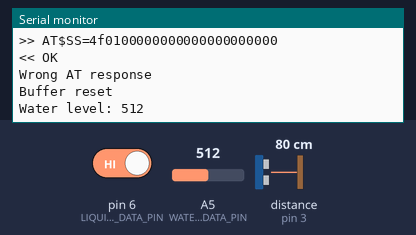
A sketch run on a simulated Arduino Uno, built with avr-gcc and run on an emulated ATmega328P. Parts: the last lines printed to the serial monitor. Wiring (inferred from the names in the program): ultrasonic range finder: trigger pin 2; echo pin 3. The inputs (shaded band) are chosen by the test bench; at power-on: A5 (WATER_LEVEL_SENSOR_DATA_PIN) = 512, pin 6 (LIQUID_PRESENCE_SENSOR_DATA_PIN) HIGH, distance to the obstacle (sensor on pin 3) 80 cm. The echo pulse lasts 58.3 µs per cm; the modem accepts every AT command (registered, SIM ready, sends succeed) and sends nothing else.

Above: at 11.2 s.
11.3 s: A5 (WATER_LEVEL_SENSOR_DATA_PIN) set to 988
At 13.39 s:
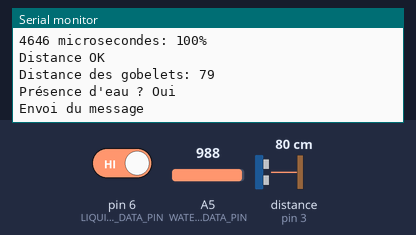
20.0 s: A5 (WATER_LEVEL_SENSOR_DATA_PIN) set to 1010
At 21.7 s:
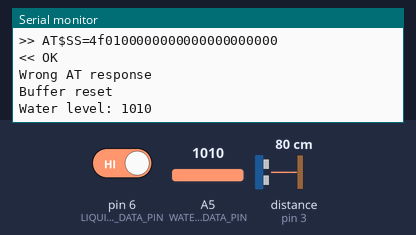
Timing chart, 0 to 23.2 s (numbered marks = the images above; inputs shaded):
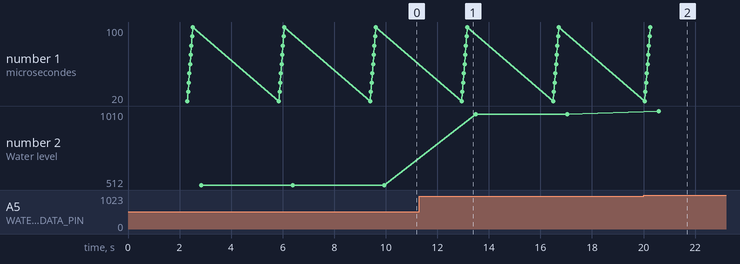

The sketch:

fontaine.ino
```cpp
#include "akeru.h"

#define DISTANCE_SENSOR_TRIG_PIN 2 // Le pin du capteur qui envoie l'ultrason
#define DISTANCE_SENSOR_ECHO_PIN 3 // Le pin du capteur qui reçoit l'impulsion
#define LIQUID_PRESENCE_SENSOR_DATA_PIN 6 // Le pin qui reçoit le signal du capteur de présence de liquide
#define SIGFOX_TX 5
#define SIGFOX_RX 4
#define WATER_LEVEL_SENSOR_DATA_PIN A5

#define CM 1      //Centimeter
#define INC 0     //Inch


Akeru akeru(SIGFOX_RX, SIGFOX_TX);
char sigfoxMessage[12];

void setup() {
  // On setup nos PIN en entrée/sorite
  pinMode(DISTANCE_SENSOR_TRIG_PIN,OUTPUT);
  pinMode(DISTANCE_SENSOR_ECHO_PIN,INPUT);
  pinMode(LIQUID_PRESENCE_SENSOR_DATA_PIN, INPUT);
  pinMode(WATER_LEVEL_SENSOR_DATA_PIN, INPUT);

  analogReference(EXTERNAL);

  // Initialisation du modem Sigfox
  akeru.begin();
  akeru.echoOn();

  memset(sigfoxMessage, 0, 12);

  Serial.begin(9600);      // init serial 9600
  Serial.println("---------------Intell'eau----------------");
}

void loop() {
  char distance = getDistance();
  char liquidPresence = getLiquidPresence();

  Serial.print("Distance des gobelets: ");
  Serial.println(distance, DEC);
  Serial.print("Présence d'eau ? ");
  if ( liquidPresence == 1 ) {
    Serial.println("Oui");
  } else {
    Serial.println("Non");
  }

  sigfoxMessage[0] = distance;
  sigfoxMessage[1] = liquidPresence;

  sendData();

  Serial.print("Water level: ");
  Serial.println(analogRead(WATER_LEVEL_SENSOR_DATA_PIN));
  delay(3000);
}

// getDistance renvoie la distance mesurée par le capteur à ultrasons sur une moyenne de 50 émissions
char getDistance() {
  Serial.print("Calcul de la distance: ");
  long acc = 0;
  int measuresCount = 10;

  for ( int i = 0 ; i < measuresCount ; i++ ) {
    long microseconds = getDistanceFromSensor(); // Ici, dans microseconds on stocke la durée qu'a mis le signal à nous revenir

    acc += microseconds;
    delay(1);

    Serial.print(microseconds);
    Serial.print(" microsecondes: ");
    Serial.print((i+1)*100/measuresCount);
    Serial.println("% ");
  }

  Serial.println("Distance OK");

  long distance_cm = computeDistance(acc/measuresCount, CM); // A partir de cette durée on calcule la distance

  return distance_cm;
}

char computeDistance(long time, int flag) {
  char distance;
  if(flag)
    distance = time / 29.4 / 2  ;  // Distance_CM  = ((Duration of high level)*(Sonic :340m/s))/2
                                   //              = ((Duration of high level)*(Sonic :0.034 cm/us))/2
                                   //              = ((Duration of high level)/(Sonic :29.4 cm/us))/2
  else
    distance = time / 74 / 2;      // INC

  return distance;
}

long getDistanceFromSensor() { // Fonction 100% pompée sur le net qui calcule la distance en fonction du temps de réception de l'onde
  digitalWrite(DISTANCE_SENSOR_TRIG_PIN, LOW);
  delayMicroseconds(2);
  digitalWrite(DISTANCE_SENSOR_TRIG_PIN, HIGH);                   // On envoie une vague d'ultrasons
  delayMicroseconds(10);
  digitalWrite(DISTANCE_SENSOR_TRIG_PIN, LOW);                    // On coupe l'émission des ultrasons
  long microseconds = pulseIn(DISTANCE_SENSOR_ECHO_PIN, HIGH);    // On attend de recevoir un signal sur le micro, la fonction nous renvoie sa durée d'attente dans un long

  return microseconds;
}

char getLiquidPresence() {
  char level = digitalRead(LIQUID_PRESENCE_SENSOR_DATA_PIN);

  return level;
}

void sendData() {
  Serial.println("Envoi du message");
  // On envoie le message dans notre backend Sigfox et on reset tous les octets dans sigfoxMessage
  String msg = akeru.toHex(sigfoxMessage, 12);

  if ( akeru.sendPayload(msg) ) {
    Serial.println("Message envoyé");
  }

  memset(sigfoxMessage, 0, 12);
  Serial.println("Buffer reset");
}
```

akeru.cpp
```cpp
/* Akeru.h - v4 [2016.07.29]
 *
 * Copyleft Snootlab 2016 - inspired by TD1208 lib by IoTHerd (C) 2016
 *
 * Akeru is a library for Sigfox TD1208 use with the Arduino platform.
 * The library is designed to use SoftwareSerial library for serial communication between TD1208 module and Arduino.
 * Current library coverage is:
 *	 - AT command
 *	 - Sigfox payload transfer
 *	 - TD1208 temperature read
 *	 - TD1208 ID read
 *	 - TD1208 supply voltage read
 *	 - TD1208 hardware version read
 *	 - TD1208 firmware version read
 *	 - TD1208 power read
 *	 - TD1208 power set
 *   - TD1208 downlink request
 *   - Data conversion in hexadecimal
 */

#include "akeru.h"

Akeru::Akeru(unsigned int rx, unsigned int tx)
{
	serialPort = new SoftwareSerial(rx, tx);
	_lastSend = -1;
}

void Akeru::echoOn()
{
	_cmdEcho = true;
}

void Akeru::echoOff()
{
	_cmdEcho = false;
}

bool Akeru::begin()
{
	// Let the modem warm up a bit
	delay(2000);
	_lastSend = -1;

	// Check TD1208 communication
	if (sendAT()) return true;
	else return false;
}

bool Akeru::isReady()
{
	// IMPORTANT WARNING. PLEASE READ BEFORE MODIFYING THE CODE
	//
	// The Sigfox network operates on public frequencies. To comply with
	// radio regulation, it can send radio data a maximum of 1% of the time
	// to leave room to other devices using the same frequencies.
	//
	// Sending a message takes about 6 seconds (it's sent 3 times for
	// redundancy purposes), meaning the interval between messages should
	// be 10 minutes.
	//
	// Also make sure your send rate complies with the restrictions set
	// by the particular subscription contract you have with your Sigfox
	// network operator.
	//
	// FAILING TO COMPLY WITH THESE CONSTRAINTS MAY CAUSE YOUR MODEM
	// TO BE BLOCKED BY YOUR SIFGOX NETWORK OPERATOR.
	//
	// You've been warned!

	unsigned long currentTime = millis();
    if(currentTime >= _lastSend && (currentTime - _lastSend) <= 600000) return false;
	else return true;
}

bool Akeru::sendAT()
{
	return sendATCommand(ATCOMMAND, ATCOMMAND_TIMEOUT, nullptr);
}

// Payload must be a String formatted in hexadecimal, 12 bytes max, use toHex()
bool Akeru::sendPayload(const String payload)
{
	if (!isReady()) return false; // prevent user from sending to many messages

	String message = (String) ATSIGFOXTX + payload;

	String data = "";
	if (sendATCommand(message, ATSIGFOXTX_TIMEOUT, &data))
	{
		if (_cmdEcho)
		{
			Serial.println(data);
		}
		_lastSend = millis();
		return true;
	}
	else
	{
		return false;
	}
}

bool Akeru::getTemperature(int *temperature)
{
	String data = "";
	if (sendATCommand(ATTEMPERATURE, ATCOMMAND_TIMEOUT, &data))
	{
		*temperature = data.toInt();
		return true;
	}
	else
	{
		return false;
	}
}


bool Akeru::getID(String *id)
{
	String data = "";
	if (sendATCommand(ATID, ATCOMMAND_TIMEOUT, &data))
	{
		*id = data;
		return true;
	}
	else
	{
		return false;
	}
}

bool Akeru::getVoltage(float *voltage)
{
	String data = "";
	if (sendATCommand(ATVOLTAGE, ATCOMMAND_TIMEOUT, &data))
	{
		*voltage = data.toFloat();
		return true;
	}
	else
	{
		return false;
	}
}

bool Akeru::getHardware(String *hardware)
{
	String data = "";
	if (sendATCommand(ATHARDWARE, ATCOMMAND_TIMEOUT, &data))
	{
		*hardware = data;
		return true;
	}
	else
	{
		return false;
	}
}

bool Akeru::getFirmware(String *firmware)
{
	String data = "";
	if (sendATCommand(ATFIRMWARE, ATCOMMAND_TIMEOUT, &data))
	{
		*firmware = data;
		return true;
	}
	else
	{
		return false;
	}
}

bool Akeru::getPower(int *power)
{
	String message = (String) ATPOWER + '?';
	String data = "";
	if (sendATCommand(message, ATCOMMAND_TIMEOUT, &data))
	{
		*power = data.toInt();
		return true;
	}
	else
	{
		return false;
	}
}

// Power value: 0...14
bool Akeru::setPower(int power)
{
	String message = (String) ATPOWER + "=" + power;
	String data = "";
	if (sendATCommand(message, ATCOMMAND_TIMEOUT, &data))
	{
		Serial.println(data);
		return true;
	}
	else
	{
		return false;
	}
}

bool Akeru::receive(String *data)
{
	if (!isReady()) return false;

	if (sendATCommand(ATDOWNLINK, ATSIGFOXTX_TIMEOUT, data))
	{
		// Restart serial interface
		serialPort->begin(9600);
		delay(200);
		serialPort->flush();
		serialPort->listen();

		// Read response
		String response = "";

		unsigned int startTime = millis();
		volatile unsigned int currentTime = millis();
		volatile char rxChar = '\0';

		// RX management : two ways to break the loop
		// - Timeout
		// - Receive
		do
		{
			if (serialPort->available() > 0)
			{
				rxChar = (char)serialPort->read();
				response.concat(rxChar);
			}
			currentTime = millis();
		}while(((currentTime - startTime) < ATDOWNLINK_TIMEOUT) && response.endsWith(DOWNLINKEND) == false);

		serialPort->end();
		if (_cmdEcho)
		{
			Serial.println(response);
		}

		// Now that we have the full answer we can look for the received bytes
		if (response.length() != 0)
		{
			// Search for transmission start
			int index = response.indexOf("=");
			// Get the chunk, it's 8 bytes long + separating spaces = 23 chars
			String chunk = response.substring(index, index+24);
			if (chunk.length() > 0)
			{
				// Remove the spaces
				chunk.replace(" ", "");
				*data = chunk;
				return true;
			}
		}
	}
	else
	{
		return false;
	}
}

String Akeru::toHex(int i)
{
	byte * b = (byte*) & i;

	String bytes = "";
	for (int j=0; j<2; j++)
	{
		if (b[j] <= 0xF) // single char
		{
			bytes.concat("0"); // add a "0" to make sure every byte is read correctly
		}
		bytes.concat(String(b[j], 16));
	}
	return bytes;
}

String Akeru::toHex(unsigned int ui)
{
	byte * b = (byte*) & ui;

	String bytes = "";
	for (int i=0; i<2; i++)
	{
		if (b[i] <= 0xF) // single char
		{
			bytes.concat("0"); // add a "0" to make sure every byte is read correctly
		}
		bytes.concat(String(b[i], 16));
	}
	return bytes;
}

String Akeru::toHex(long l)
{
	byte * b = (byte*) & l;

	String bytes = "";
	for (int i=0; i<4; i++)
	{
		if (b[i] <= 0xF) // single char
		{
			bytes.concat("0"); // add a "0" to make sure every byte is read correctly
		}
		bytes.concat(String(b[i], 16));
	}
	return bytes;
}

String Akeru::toHex(unsigned long ul)
{
	byte * b = (byte*) & ul;

	String bytes = "";
	for (int i=0; i<4; i++)
	{
		if (b[i] <= 0xF) // single char
		{
			bytes.concat("0"); // add a "0" to make sure every byte is read correctly
		}
		bytes.concat(String(b[i], 16));
	}
	return bytes;
}

String Akeru::toHex(float f)
{
	byte * b = (byte*) & f;

	String bytes = "";
	for (int i=0; i<4; i++)
	{
		if (b[i] <= 0xF) // single char
		{
			bytes.concat("0"); // add a "0" to make sure every byte is read correctly
		}
		bytes.concat(String(b[i], 16));
	}
	return bytes;
}

String Akeru::toHex(double d)
{
	byte * b = (byte*) & d;

	String bytes = "";
	for (int i=0; i<4; i++)
	{
		if (b[i] <= 0xF) // single char
		{
			bytes.concat("0"); // add a "0" to make sure every byte is read correctly
		}
		bytes.concat(String(b[i], 16));
	}
	return bytes;
}

String Akeru::toHex(char c)
{
	byte *b = (byte*) & c;

	String bytes = "";
	if (b[0] <= 0xF) // single char
	{
		bytes.concat("0"); // add a "0" to make sure every byte is read correctly
	}
	bytes.concat(String(b[0], 16));
	return bytes;
}

String Akeru::toHex(char *c, int length)
{
	byte * b = (byte*) c;

	String bytes = "";
	for (int i=0; i<length; i++)
	{
		if (b[i] <= 0xF) // single char
		{
			bytes.concat("0"); // add a "0" to make sure every byte is read correctly
		}
		bytes.concat(String(b[i], 16));
	}
	return bytes;
}

bool Akeru::sendATCommand(const String command, const int timeout, String *dataOut)
{
	// Start serial interface
	serialPort->begin(9600);
	delay(200);
	serialPort->flush();
	serialPort->listen();

	// Add CRLF to the command
	String ATCommand = "";
	ATCommand.concat(command);
	ATCommand.concat("\r\n");

	if (_cmdEcho)
	{
		Serial.print((String)"\n>> " + ATCommand);
	}

	// Send the command : need to write/read char by char because of echo
	for (int i = 0; i < ATCommand.length(); ++i)
	{
		serialPort->print(ATCommand.c_str()[i]);
		serialPort->read();
	}
	if (_cmdEcho)
	{
		Serial.print("<< ");
	}

	// Read response
	String response = "";

	unsigned int startTime = millis();
	volatile unsigned int currentTime = millis();
	volatile char rxChar = '\0';

	// RX management : two ways to break the loop
	// - Timeout
	// - Receive
	do
	{
		if (serialPort->available() > 0)
		{
			rxChar = (char)serialPort->read();
			response.concat(rxChar);
		}

		currentTime = millis();
	}while(((currentTime - startTime) < timeout) && response.endsWith(ATOK) == false);

	serialPort->end();

	if (_cmdEcho)
	{
		Serial.println(response);
	}

	// Split the response
	int index = 0;
	String firstData = "";
	String secondData = "";

	if (response.length() != 0)
	{
		// Split CRLF
		do
		{
			// Save previous index
			int previous = index;

			// Get next index
			index = response.indexOf("\r\n", index);

			// Check that index change
			if (previous != index)
			{
				// Get the chunk
				String chunk = response.substring(previous+1, index);
				if (chunk.length() > 0)
				{
					// Remove \r\n
					chunk.replace("\r\n", "");

					if (firstData != "")
					{
						secondData = chunk;
					}
					else if (firstData == "" && secondData == "")
					{
						firstData = chunk;
					}
					else
					{
						Serial.println("ERROR on rx frame");
						return false;
					}
				}
			}

			// Increment index
			if (index >= 0) index++;

		} while (index < response.length() && index >= 0);
	}
	else
	{
		return false;
	}

	// Check if we have data on the first string and OK on second = data + OK
	if (firstData != "" && secondData == ATOK)
	{
		*dataOut = firstData;
		return true;
	}
	// Check if we have only an OK
	else if (firstData == ATOK && secondData == "")
	{
		return true;
	}
	else
	{
		Serial.println("Wrong AT response");
		return false;
	}
}
```

akeru.h
```cpp
/* Akeru.h - v4 [2016.07.29]
 *
 * Copyleft Snootlab 2016 - inspired by TD1208 lib by IoTHerd (C) 2016
 *
 * Akeru is a library for Sigfox TD1208 use with the Arduino platform.
 * The library is designed to use SoftwareSerial library for serial communication between TD1208 module and Arduino.
 * Current library coverage is:
 *	 - AT command
 *	 - Sigfox payload transfer
 *	 - TD1208 temperature read
 *	 - TD1208 ID read
 *	 - TD1208 supply voltage read
 *	 - TD1208 hardware version read
 *	 - TD1208 firmware version read
 *	 - TD1208 power read
 *	 - TD1208 power set
 *   - TD1208 downlink request
 *   - Data conversion in hexadecimal
 */

#ifndef AKERU_H
#define AKERU_H

#if (ARDUINO >= 100)
	#include <Arduino.h>
#else
	#include <WProgram.h>
#endif

#include <SoftwareSerial.h>

#define ATOK "OK"
#define ATCOMMAND "AT"
#define ATID "ATI7"
#define ATHARDWARE "ATI11"
#define ATFIRMWARE "ATI13"
#define ATTEMPERATURE "ATI26"
#define ATVOLTAGE "ATI27"
#define ATKEEP "ATS300"
#define ATPOWER "ATS302"
#define ATDOWNLINK "AT$SB=1,2,1"
#define ATSIGFOXTX "AT$SS="
#define ATDISPLAY "AT&V"
#define DOWNLINKEND "+RX END"

#define ATCOMMAND_TIMEOUT (3000)
#define ATSIGFOXTX_TIMEOUT (30000)
#define ATDOWNLINK_TIMEOUT (45000)

// Set to 1 if you want to print the AT commands and answers
// on the serial monitor, set to 0 otherwise.
//#define _cmdEcho 1

class Akeru
{
	public:
		Akeru(unsigned int rx, unsigned int tx);
		void echoOn();
		void echoOff();
		bool begin();
		bool isReady();
		bool sendAT();
		bool sendPayload(const String payload);
		bool getTemperature(int *temperature);
		bool getID(String *id);
		bool getVoltage(float *voltage);
		bool getHardware(String *hardware);
		bool getFirmware(String *firmware);
		bool getPower(int *power);
		bool setPower(int power);
		bool receive(String *data);
		String toHex(int i);
		String toHex(unsigned int i);
		String toHex(long l);
		String toHex(unsigned long ul);
		String toHex(float f);
		String toHex(double d);
		String toHex(char c);
		String toHex(char *c, int length);

	private:
		bool sendATCommand(const String command, const int timeout, String *dataOut);
		SoftwareSerial* serialPort;
		unsigned long _lastSend;
		bool _cmdEcho = false;
};

#endif // AKERU_H
```

Measured:
- the behaviour switches between 999 and 1000 on A5 (WATER_LEVEL_SENSOR_DATA_PIN) (found by bisection; images 1 and 2)
- after the input at 20.0 s, the serial monitor: prints a new line after 0.59 s (image 2)
- plotted number 2: 512 → 988 after the input at 11.3 s, 988 → 1010 after the input at 20.0 s
